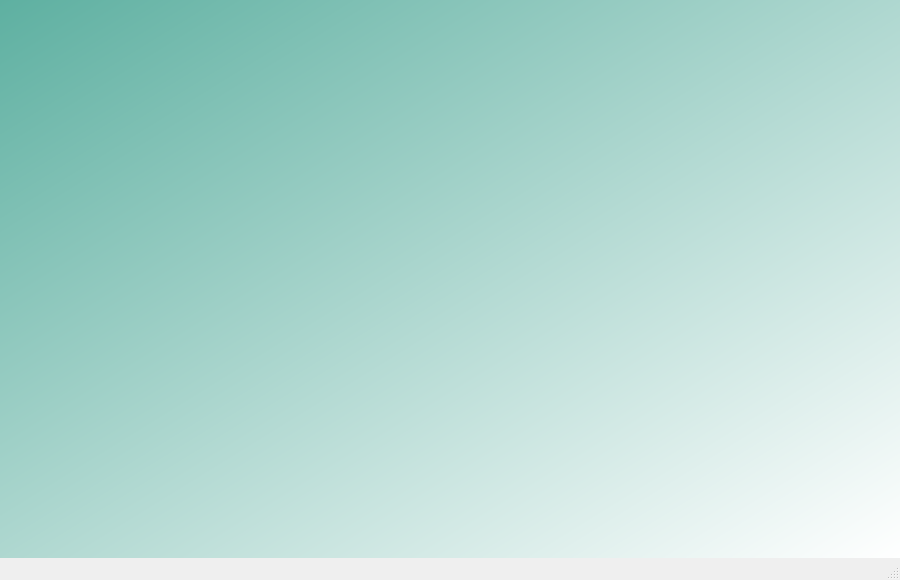
<?xml version="1.0" encoding="UTF-8"?>
<ui version="4.0">
 <class>MainWindow</class>
 <widget class="QMainWindow" name="MainWindow">
  <property name="geometry">
   <rect>
    <x>0</x>
    <y>0</y>
    <width>900</width>
    <height>580</height>
   </rect>
  </property>
  <property name="minimumSize">
   <size>
    <width>900</width>
    <height>580</height>
   </size>
  </property>
  <property name="maximumSize">
   <size>
    <width>900</width>
    <height>580</height>
   </size>
  </property>
  <property name="windowTitle">
   <string>Tutorial</string>
  </property>
  <property name="styleSheet">
   <string notr="true">QWidget#centralwidget{
background-color: qlineargradient(spread:pad, x1:0, y1:0, x2:1, y2:1, stop:0 rgba(94, 176, 161, 255), stop:1 rgba(255, 255, 255, 255));
}
</string>
  </property>
  <widget class="QWidget" name="centralwidget">
   <widget class="QLabel" name="labelTutorial">
    <property name="geometry">
     <rect>
      <x>80</x>
      <y>30</y>
      <width>751</width>
      <height>491</height>
     </rect>
    </property>
    <property name="font">
     <font>
      <family>Berlin Sans FB</family>
      <pointsize>39</pointsize>
     </font>
    </property>
    <property name="autoFillBackground">
     <bool>false</bool>
    </property>
    <property name="text">
     <string/>
    </property>
    <property name="scaledContents">
     <bool>true</bool>
    </property>
    <property name="alignment">
     <set>Qt::AlignCenter</set>
    </property>
   </widget>
  </widget>
  <widget class="QMenuBar" name="menubar">
   <property name="geometry">
    <rect>
     <x>0</x>
     <y>0</y>
     <width>900</width>
     <height>22</height>
    </rect>
   </property>
  </widget>
  <widget class="QStatusBar" name="statusbar"/>
 </widget>
 <resources/>
 <connections/>
</ui>
